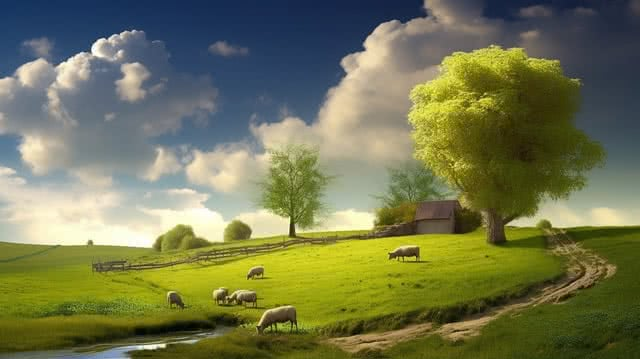
#> input picture img.jpg, 640 x 359 px
$ python cvex05.py
#> lines starting #> are read from the running program, lines starting #| are printed output that depends on the picture
import cv2
import numpy as np
from matplotlib import pyplot as plt
img=cv2.imread("img.jpg")
#> img is the input picture: shape (359, 640, 3); mean B, G, R 80.1, 119.1, 115
new_image=cv2.blur(img,(9,9))
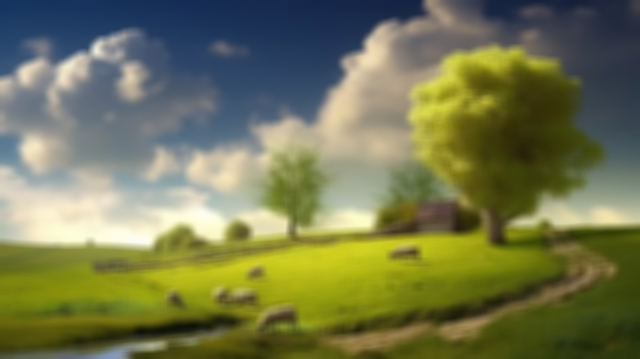
#> new_image: shape (359, 640, 3); mean B, G, R 80.1, 119.1, 115
plt.subplot(121)
plt.imshow(cv2.cvtColor(img,cv2.COLOR_BGR2RGB))
plt.title("Original")
plt.subplot(122)
plt.imshow(cv2.cvtColor(new_image,cv2.COLOR_BGR2RGB))
plt.title("Mean Filter")
plt.show()
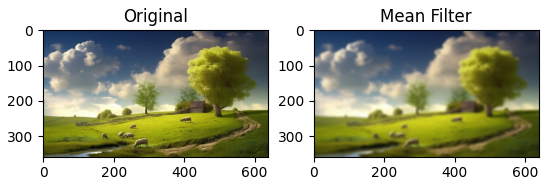
#> figure drawn by matplotlib, 2 panels

img=cv2.imread("img.jpg")
dst=cv2.GaussianBlur(img,(9,9),cv2.BORDER_REFLECT_101)
cv2.imshow('Gaussian Blur Image',np.hstack((img,dst)))
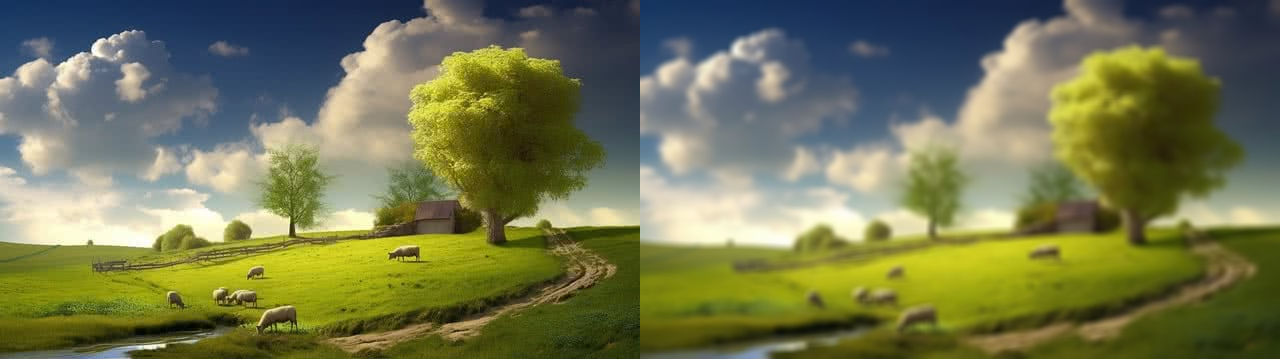
#> window 'Gaussian Blur Image': shape (359, 1280, 3); mean B, G, R 80.1, 119.1, 115
cv2.waitKey(0)
cv2.destroyAllWindows()
